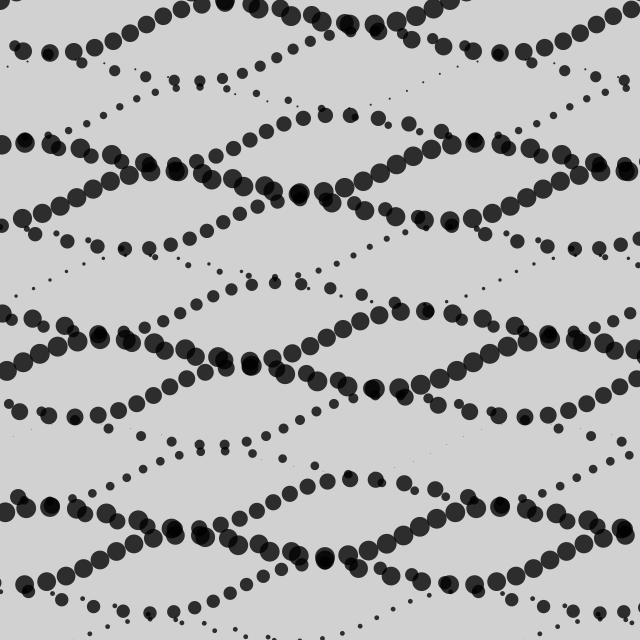
Frame 1 (no input)
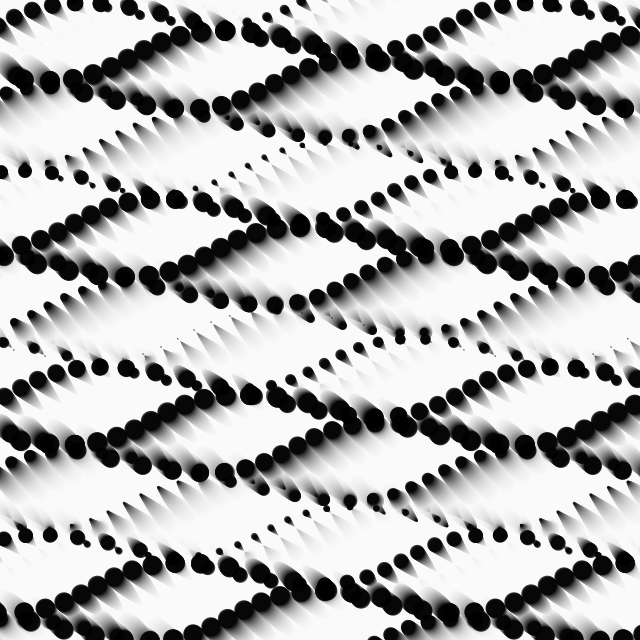
Frame 60 (the mouse pressed at the canvas centre just before this capture)
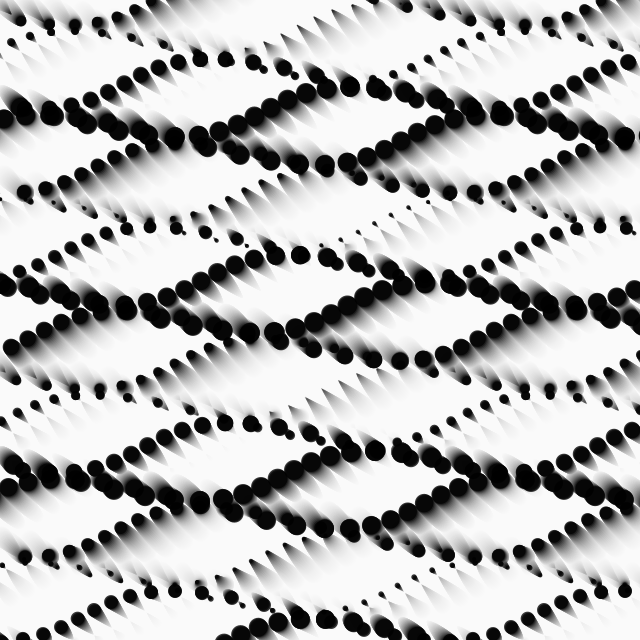
Frame 120 (the mouse held since frame 60 and released just before this capture)

The Processing sketch that drew these frames (run headless with seeded random() and noise(); from frame 60 on, the mouse is pressed at the canvas centre):

// Processing sketch: day061
// ── day061.pde
float t, u, x, y;
void setup() {
  size(640, 640);
  noStroke();
}
void draw() {
  fill(-1, 25);
  square(0, 0, 640);
  fill(0, 200);
  for (x=0; x<651; x+=25)
    for (y=0; y<645; y+=28)
      circle(x-sin(t-(u=PI/90*(50*x+y+y)))*25, y-sin(t-u)*25, 20*cos(PI/180*y+t));
  t+=PI/90;
}
